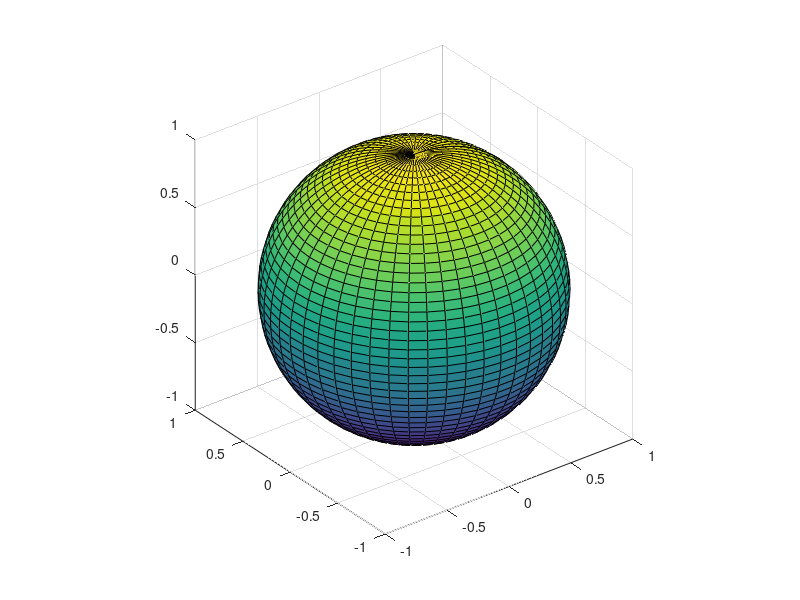

Write the MATLAB code that produced this figure. (Note: this script raises an error after producing the figure.)
% Optimización Numérica
% ITAM
% Proyecto 2 - PCS
% Andrea Marín Alarcón (158999), Andrea Pérez Vega (154467) 
% y Luis Felipe Landa Elizarralde (158228)
close all

sphere(50)
axis equal
hold on

np = 20;

x0 = randn(3*np,1);
[x, lambda, k] = pcsglobal('fesfera','hesfera',x0);


x = vertcat([1;0;0], x);

for j = 1:np+1
    P = x(3*(j-1)+1:3*j);
    plot3(P(1), P(2), P(3),'rd','Linewidth',3)
    hold on
end
